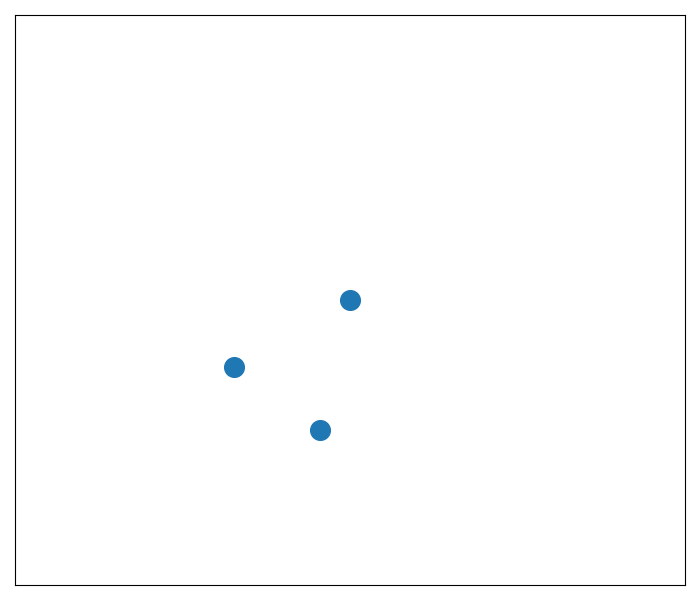

The Python source for this figure:


import sys
import numpy as np
import pandas as pd
import matplotlib.pyplot as plt
import seaborn as sns
from sklearn.model_selection import train_test_split
from typing import Callable
import scipy as sp
x_list = [0.45, 0.31, 0.5]
y_list = [0.25, 0.37, 0.5]
plt.figure(figsize=(7, 6))
# plt.rcParams['xtick.direction'] = 'in'
plt.rcParams['ytick.direction'] = 'in'
plt.rcParams['font.family'] = 'Times New Roman'
# plt.xticks(fontsize=18)
# plt.yticks(fontsize=18)
plt.tick_params(bottom=False, left = False, right = False, top=False)
plt.tick_params(labelbottom=False, labelleft=False, labelright=False, labeltop=False)
plt.xlim((-0.05,1.05))
plt.ylim((-0.05,1.05))
plt.scatter(x_list,y_list,s=200)
plt.tight_layout()
plt.savefig("blank_graph.png",transparent=True)

